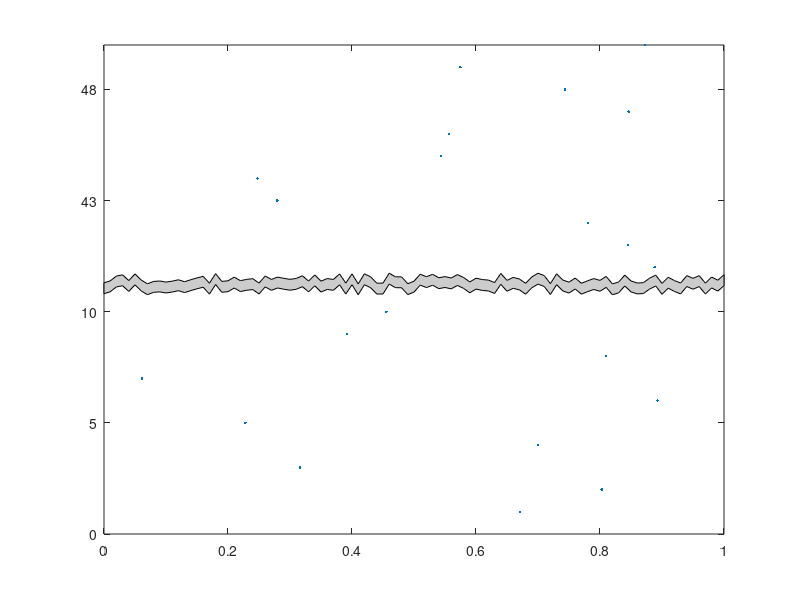

The MATLAB script that drew this image:
function h2 = MLD_BreakPlot(x,y,y_break_start,y_break_end,break_type,y_arbitrary_scaling_factor)
% BreakPlot(x,y,y_break_start,y_break_end,break_type)
% Produces a plot who's y-axis skips to avoid unnecessary blank space
%
% INPUT
% x
% y
% y_break_start
% y_break_end
% break_type
%    if break_type='RPatch' the plot will look torn
%       in the broken space
%    if break_type='Patch' the plot will have a more
%       regular, zig-zag tear
%    if break_plot='Line' the plot will merely have
%       some hash marks on the y-axis to denote the
%       break
%
% EXAMPLE #1:
%
% NEW = 1;
% sampleTimes = [1:200];
% RPM = [600+rand(1,100)*500, 4500+rand(1,100)*2500];
% figure;
% % BreakPlot
% str = {'','Line','Patch','RPatch'};
% for i=1:4
%    subplot(2,2,i);
%    if i==1
%        plot(sampleTimes,RPM,'r.')
%        title('Plot');
%    else
%        if ~NEW
%            breakplot_old(sampleTimes,RPM,2000,4000,str{i});
%        else
%            breakplot(sampleTimes,RPM,2000,4000,str{i},40);
%        end
%        title(sprintf('Breakplot %s',str{i}));
%    end
% end
%
%
% EXAMPLE #2:
%
% figure;
% subplot(4,4,[1:2 5:6]);
% BreakPlot(rand(1,21),[1:10,40:50],10,40,'Line');
% subplot(4,4,[3:4 7:8]);
% BreakPlot(rand(1,21),[1:10,40:50],10,40,'Patch');
% subplot(4,4,[9:10 13:14]);
% BreakPlot(rand(1,21),[1:10,40:50],10,40,'RPatch');
% x=rand(1,21);y=[1:10,40:50];
% subplot(4,4,11:12);plot(x(y>=40),y(y>=40),'.');
% set(gca,'XTickLabel',[]);
% subplot(4,4,15:16);plot(x(y<=20),y(y<=20),'.');
%
%
% IT'S NOT FANCY, BUT IT WORKS.

% Michael Robbins
% michaelrobbinsusenet@yahoo.com    
% updated by Milad Khaki

% TEST DATA
if nargin<6, y_arbitrary_scaling_factor = 100.0; end
if nargin<5, break_type='RPatch'; end
if nargin<4, y_break_end=39; end
if nargin<3, y_break_start=11; end
if nargin<2, y=[1:10,40:50]; end
if nargin<1, x=rand(1,21); end

% SOME DFINITIONS
y_break_width = y_break_end - y_break_start;
y_break_mid   = y_break_width./2 + y_break_start;
y_range       = range(y);

% LOSE THE DATA IN THE BREAK, WE DON'T NEED IT ANYMORE
myIndex =  y>y_break_start & y <y_break_end;
x(myIndex)=[];
y(myIndex)=[];

% MAP THE DATA
myIndex = y >= y_break_end;
y2 = y - myIndex.*y_break_width;

% PLOT THE MAPPED DATA
h1    = plot(x,y,'.');
ylim = get(gca,'ylim');
h2    = plot(x,y2,'.');
set(gca,'ylim',ylim-[0 y_break_width]);

% CREATE THE "BREAK" EFFECT
xlim = get(gca,'xlim');
xtick      = get(gca,'XTick');
ytick      = get(gca,'YTick');
yticklabel = get(gca,'yticklabel');

y_gap_width = y_range ./ y_arbitrary_scaling_factor;
y_half_gap = y_gap_width./2;
y_gap_mid  = y_break_start + y_half_gap;
switch break_type
   case 'Patch', myIndex =  10.0;
   case 'RPatch',myIndex = 100.0;
   case 'Line',  myIndex =   2.0;
end
x_half_tick = diff(xlim(1:2))./myIndex;
switch break_type
   case {'Patch','RPatch'}
       xx = xlim(1) + x_half_tick.*(0:myIndex);
       switch break_type
           case 'Patch',yy = repmat( ...
                   [y_gap_mid+y_half_gap y_gap_mid-y_half_gap],1,floor(myIndex./2));
                   if length(yy)<length(xx) yy=[y_gap_mid-y_half_gap yy]; end
           case 'RPatch',yy = y_gap_mid + rand(101,1).*y_gap_width - y_half_gap;
       end
       patch([xx(:);flipud(xx(:))], ...
           [yy(:)+y_half_gap ; flipud(yy(:)-y_half_gap)], ...
           [.8 .8 .8])
   case 'Line'
       x_half_tick = diff(xtick(1:2))./2;
       xx = [xlim(1) xlim(1)+x_half_tick];
       for myIndex=0:2:2
           line(xx,y_gap_mid+([-1 2]+myIndex).*y_gap_width./2);
       end
end
set(gca,'xlim',xlim);

% MAP TICKS BACK
i_wrong_ticks = ytick > y_break_start;
ytick = ytick + i_wrong_ticks.*y_break_width;
integer_ticks = all(floor(ytick) == ytick);
label_width = size(yticklabel,2);
if integer_ticks
   format_string = sprintf('%%%dd\n',label_width);
else
   left_side = ceil(log10(max(ytick)));
   right_side = label_width-left_side-1;
   format_string = sprintf('%%%d.%df\n',label_width,right_side);
end
set(gca, 'yticklabel', num2str(ytick'));